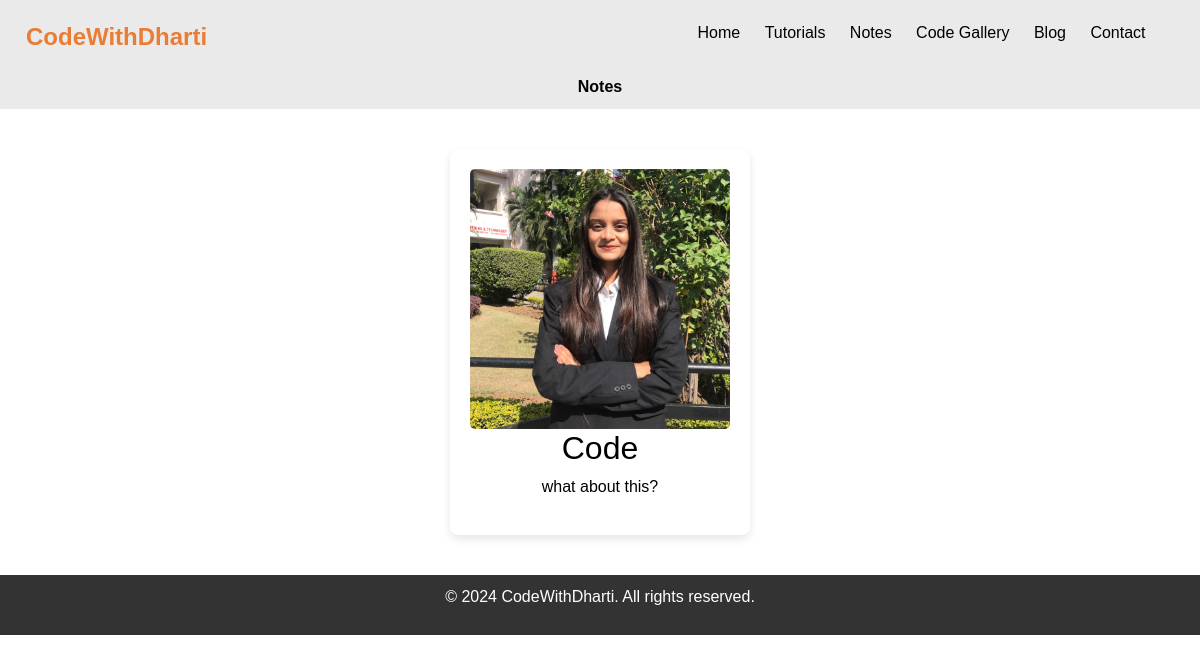
Screenshot of /codegallary/ with the database file from the repository.
### codewithdharti/models.py (models this page shows, shortened)
class Codeideadb(models.Model):
    title = models.CharField(max_length=255, help_text="Title of the code snippet")
    image = models.ImageField(upload_to='images/', blank=True, null=True, help_text="Optional image related to code")
    content = models.TextField(blank=True, null=True, help_text="Optional content related to code")
    created_at = models.DateTimeField(auto_now_add=True)

### codewithdharti/views.py (the view)
# urls.py: path('codegallary/', views.codegallary, name='codegallary'),
def codegallary(request):
    codeideas = list(Codeideadb.objects.all())
    random.shuffle(codeideas)
    return render(request, 'codegallary.html', {'codeideas': codeideas})

### codewithdharti/templates/codegallary.html (shortened to what this page needs)
{% extends 'card.html' %}
{% load static %}
    {% block content %}
    <div class="container">
        <div class="code-idea">
            {% for codeidea in codeideas %}
                <div class="code-card">
                    {% if codeidea.image %}
                        <img src="{{ codeidea.image.url }}" alt="{{ codeidea.title }}" onclick="openModal('{{ codeidea.id }}')">
                    {% endif %}
                    <h2>{{ codeidea.title }}</h2>
                    {% if codeidea.content %}
                        <p>{{ codeidea.content }}</p>
                    {% endif %}
                </div>
            {% endfor %}
        </div>
    </div>
    {% endblock %}

### codewithdharti/static/css/card.css (style rules this page uses)
body { font-family: Arial, sans-serif; margin: 0; padding: 0; height: 100vh; display: flex; flex-direction: column; }
body { background-color: var(--bg-color); color: var(--text-color); }
:root { --bg-color: white; --text-color: black; --nav-bg-color: #eaeaea; --nav-text-color: black; --code-block-bg-color: #eaeaea; --button-bg-color: #333; --button-text-color: white; }
.code-idea { display: flex; flex-wrap: wrap; justify-content: space-around; padding: 20px; }
.code-card { background-color: white; border-radius: 8px; box-shadow: 0px 4px 8px rgba(0, 0, 0, 0.1); width: 300px; margin: 20px; padding: 20px; text-align: center; cursor: pointer; transition: transform 0.3s ease; }
.code-card img { max-width: 100%; border-radius: 5px; }

### rows the page displays
Codeideadb: image (picture), title "Code", content "what about this?"
